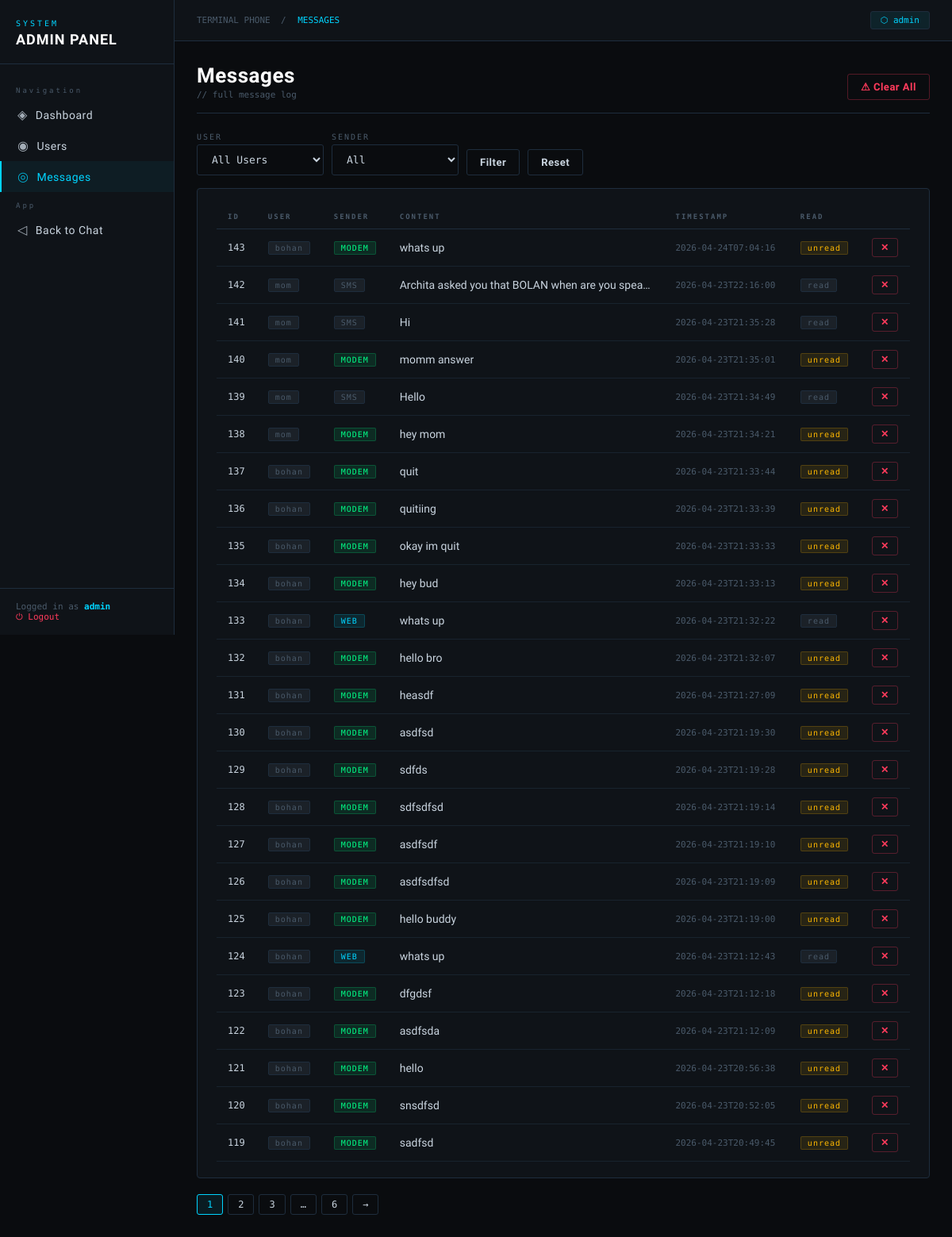
Page /admin/messages (signed in) on the committed database.
### tables this page shows
CREATE TABLE users (
            id       INTEGER PRIMARY KEY AUTOINCREMENT,
            username TEXT UNIQUE NOT NULL,
            password TEXT NOT NULL,
            phone    TEXT UNIQUE,
            is_admin INTEGER DEFAULT 0
        );

CREATE TABLE messages (
            id        INTEGER PRIMARY KEY AUTOINCREMENT,
            sender    TEXT,
            content   TEXT,
            timestamp TEXT,
            read      INTEGER DEFAULT 0,
            user_id   INTEGER
        , from_number TEXT, to_number TEXT);

### routes/admin.py (the view)
@admin_bp.route('/messages')
@admin_required
def messages():
    page     = request.args.get('page', 1, type=int)
    per_page = 25
    offset   = (page - 1) * per_page
    username_filter = request.args.get('username', '').strip().lower()
    sender_filter   = request.args.get('sender', '').strip().upper()
    where_clauses, params = [], []
    if username_filter:
        where_clauses.append("u.username = ?")
        params.append(username_filter)
    if sender_filter:
        where_clauses.append("m.sender = ?")
        params.append(sender_filter)
    where_sql = ("WHERE " + " AND ".join(where_clauses)) if where_clauses else ""
    with _db() as conn:
        total = conn.execute(
            f"SELECT COUNT(*) FROM messages m LEFT JOIN users u ON m.user_id=u.id {where_sql}",
            params
        ).fetchone()[0]
        msgs = conn.execute(
            f'''SELECT m.id, m.sender, m.content, m.timestamp, m.read, u.username
                FROM messages m LEFT JOIN users u ON m.user_id = u.id
                {where_sql}
                ORDER BY m.id DESC LIMIT ? OFFSET ?''',
            params + [per_page, offset]
        ).fetchall()
        all_usernames = [r[0] for r in conn.execute("SELECT username FROM users ORDER BY username").fetchall()]
    total_pages = (total + per_page - 1) // per_page
    return render_template('admin/messages.html',
                           messages=msgs,
                           page=page,
                           total_pages=total_pages,
                           username_filter=username_filter,
                           sender_filter=sender_filter,
                           all_usernames=all_usernames)

### app.py (called while the page is built)
@login_manager.user_loader
def load_user(user_id):
    with get_db_connection(DB_PATH) as conn:
        user = conn.execute("SELECT * FROM users WHERE id = ?", (user_id,)).fetchone()
        if user:
            return User(user['id'], user['username'], user['phone'], user['is_admin'])
    return None

### models.py (called while the page is built)
def get_db_connection(db_path):
    conn = sqlite3.connect(db_path)
    conn.row_factory = sqlite3.Row
    return conn

### routes/admin.py (called while the page is built)
def _db():
    return get_db_connection(current_app.config['DB_PATH'])

def admin_required(f):
    @wraps(f)
    @login_required
    def decorated(*args, **kwargs):
        if not current_user.is_admin:
            flash('Admin access required.')
            return redirect(url_for('chat.index'))
        return f(*args, **kwargs)
    return decorated

### templates/admin/messages.html (shortened to what this page needs)
{% extends "admin/base.html" %}
{% block breadcrumb %}MESSAGES{% endblock %}
{% block content %}
<div class="page-header">
  <div>
    <h2>Messages</h2>
    <div class="subtitle">// full message log</div>
  </div>
  <form method="POST" action="{{ url_for('admin.delete_all_messages') }}"
        onsubmit="return confirm('Delete ALL messages? This cannot be undone.')">
    <button type="submit" class="btn btn-danger">⚠ Clear All</button>
  </form>
</div>
<form method="GET" class="filter-bar">
  <div class="form-group">
    <label>User</label>
    <select name="username">
      <option value="">All Users</option>
    </select>
  </div>
  <div class="form-group">
    <label>Sender</label>
    <select name="sender">
      <option value="">All</option>
    </select>
  </div>
  <button type="submit" class="btn">Filter</button>
  <a href="{{ url_for('admin.messages') }}" class="btn">Reset</a>
</form>
<div class="card">
  <div class="table-wrap">
    <table>
      <thead>
        <tr>
          <th>ID</th>
          <th>User</th>
          <th>Sender</th>
          <th>Content</th>
          <th>Timestamp</th>
          <th>Read</th>
          <th></th>
        </tr>
      </thead>
      <tbody id="msg-table">
        {% for msg in messages %}
        <tr id="row-{{ msg.id }}">
          <td class="mono">{{ msg.id }}</td>
          <td><span class="badge badge-dim">{{ msg.username or '—' }}</span></td>
          <td>
            {% if msg.sender == 'WEB' %}
              <span class="badge badge-blue">WEB</span>
            {% elif msg.sender == 'MODEM' %}
              <span class="badge badge-green">MODEM</span>
            {% else %}
              <span class="badge badge-dim">{{ msg.sender }}</span>
            {% endif %}
          </td>
          <td class="msg-content" title="{{ msg.content }}">{{ msg.content }}</td>
          <td class="mono" style="font-size:11px;color:var(--dim)">{{ msg.timestamp[:19] if msg.timestamp else '—' }}</td>
          <td>
            {% if msg.read %}
              <span class="badge badge-dim">read</span>
            {% else %}
              <span class="badge badge-yellow">unread</span>
            {% endif %}
          </td>
          <td>
            <button class="btn btn-sm btn-danger"
                    onclick="deleteMsg({{ msg.id }})">✕</button>
          </td>
        </tr>
        {% else %}
        <tr><td colspan="7" style="text-align:center;color:var(--dim);font-family:var(--mono);font-size:12px;padding:24px">No messages found</td></tr>
        {% endfor %}
      </tbody>
    </table>
  </div>
</div>
{% if total_pages > 1 %}
<div class="pagination">
  {% for p in range(1, total_pages+1) %}
    {% if p == page %}
      <span class="current">{{ p }}</span>
    {% elif p == 1 or p == total_pages or (p >= page-2 and p <= page+2) %}
      <a href="?page={{ p }}&username={{ username_filter }}&sender={{ sender_filter }}">{{ p }}</a>
    {% elif p == page-3 or p == page+3 %}
      <span>…</span>
    {% endif %}
  {% endfor %}
  {% if page < total_pages %}
    <a href="?page={{ page+1 }}&username={{ username_filter }}&sender={{ sender_filter }}">→</a>
  {% endif %}
</div>
{% endif %}
{% endblock %}

### templates/admin/base.html (shortened to what this page needs)
<!DOCTYPE html>
<html lang="en">
<head>
</head>
<body>
<aside class="sidebar">
  <div class="sidebar-logo">
    <div class="logo-tag">System</div>
    <h1>ADMIN PANEL</h1>
  </div>
  <nav>
    <div class="nav-section">Navigation</div>
    <a href="{{ url_for('admin.dashboard') }}"
       class="nav-link {% if request.endpoint == 'admin.dashboard' %}active{% endif %}">
      <span class="icon">◈</span> Dashboard
    </a>
    <a href="{{ url_for('admin.users') }}"
       class="nav-link {% if 'user' in request.endpoint %}active{% endif %}">
      <span class="icon">◉</span> Users
    </a>
    <a href="{{ url_for('admin.messages') }}"
       class="nav-link {% if request.endpoint == 'admin.messages' %}active{% endif %}">
      <span class="icon">◎</span> Messages
    </a>
    <div class="nav-section">App</div>
    <a href="{{ url_for('chat.index') }}" class="nav-link">
      <span class="icon">◁</span> Back to Chat
    </a>
  </nav>
  <div class="sidebar-footer">
    Logged in as <strong style="color:var(--accent)">{{ current_user.username }}</strong><br>
    <a href="{{ url_for('auth.logout') }}">⏻ Logout</a>
  </div>
</aside>
<div class="main">
  <div class="topbar">
    <div class="breadcrumb">
      TERMINAL PHONE &nbsp;/&nbsp; <span>{% block breadcrumb %}ADMIN{% endblock %}</span>
    </div>
    <div class="user-badge">⬡ {{ current_user.username }}</div>
  </div>
  <div class="content">
    {% block content %}{% endblock %}
  </div>
</div>
</body>
</html>

### rows in the picture
users: username "admin"
messages: id "143", username "bohan", sender "MODEM", content "whats up", timestamp "2026-04-24T07:04:16", read "unread"
messages: id "142", username "mom", sender "SMS", content "Archita asked you that BOLAN when are you spea…", timestamp "2026-04-23T22:16:00", read "read"
messages: id "141", username "mom", sender "SMS", content "Hi", timestamp "2026-04-23T21:35:28", read "read"
messages: id "140", username "mom", sender "MODEM", content "momm answer", timestamp "2026-04-23T21:35:01", read "unread"
messages: id "139", username "mom", sender "SMS", content "Hello", timestamp "2026-04-23T21:34:49", read "read"
messages: id "138", username "mom", sender "MODEM", content "hey mom", timestamp "2026-04-23T21:34:21", read "unread"
messages: id "137", username "bohan", sender "MODEM", content "quit", timestamp "2026-04-23T21:33:44", read "unread"
messages: id "136", username "bohan", sender "MODEM", content "quitiing", timestamp "2026-04-23T21:33:39", read "unread"
messages: id "135", username "bohan", sender "MODEM", content "okay im quit", timestamp "2026-04-23T21:33:33", read "unread"
messages: id "134", username "bohan", sender "MODEM", content "hey bud", timestamp "2026-04-23T21:33:13", read "unread"
messages: id "133", username "bohan", sender "WEB", content "whats up", timestamp "2026-04-23T21:32:22", read "read"
messages: id "132", username "bohan", sender "MODEM", content "hello bro", timestamp "2026-04-23T21:32:07", read "unread"
messages: id "131", username "bohan", sender "MODEM", content "heasdf", timestamp "2026-04-23T21:27:09", read "unread"
messages: id "130", username "bohan", sender "MODEM", content "asdfsd", timestamp "2026-04-23T21:19:30", read "unread"
messages: id "129", username "bohan", sender "MODEM", content "sdfds", timestamp "2026-04-23T21:19:28", read "unread"
messages: id "128", username "bohan", sender "MODEM", content "sdfsdfsd", timestamp "2026-04-23T21:19:14", read "unread"
messages: id "127", username "bohan", sender "MODEM", content "asdfsdf", timestamp "2026-04-23T21:19:10", read "unread"
messages: id "126", username "bohan", sender "MODEM", content "asdfsdfsd", timestamp "2026-04-23T21:19:09", read "unread"
messages: id "125", username "bohan", sender "MODEM", content "hello buddy", timestamp "2026-04-23T21:19:00", read "unread"
messages: id "124", username "bohan", sender "WEB", content "whats up", timestamp "2026-04-23T21:12:43", read "read"
messages: id "123", username "bohan", sender "MODEM", content "dfgdsf", timestamp "2026-04-23T21:12:18", read "unread"
messages: id "122", username "bohan", sender "MODEM", content "asdfsda", timestamp "2026-04-23T21:12:09", read "unread"
messages: id "121", username "bohan", sender "MODEM", content "hello", timestamp "2026-04-23T20:56:38", read "unread"
messages: id "120", username "bohan", sender "MODEM", content "snsdfsd", timestamp "2026-04-23T20:52:05", read "unread"
messages: id "119", username "bohan", sender "MODEM", content "sadfsd", timestamp "2026-04-23T20:49:45", read "unread"

### other values in the picture
{{ p }} "1"
{{ p }} "2" "3" "6"
